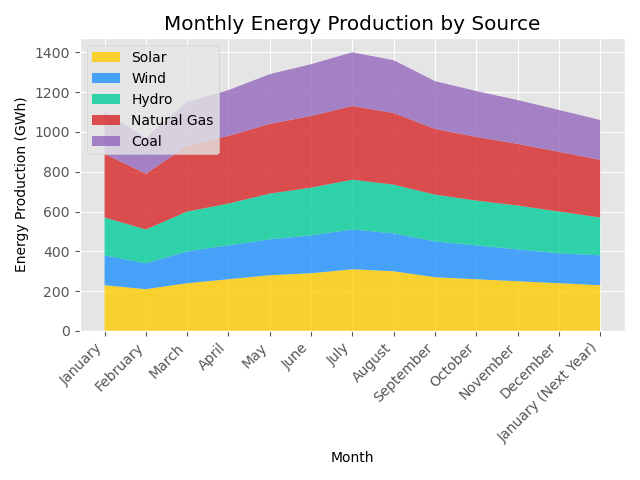

Python code for this plot:

import matplotlib.pyplot as plt

# Provided data
data = [
    {'Month': 'January', 'Solar': 230, 'Wind': 150, 'Hydro': 190, 'Natural Gas': 320, 'Coal': 210},
    {'Month': 'February', 'Solar': 210, 'Wind': 130, 'Hydro': 170, 'Natural Gas': 280, 'Coal': 180},
    {'Month': 'March', 'Solar': 240, 'Wind': 160, 'Hydro': 200, 'Natural Gas': 330, 'Coal': 220},
    {'Month': 'April', 'Solar': 260, 'Wind': 170, 'Hydro': 210, 'Natural Gas': 340, 'Coal': 230},
    {'Month': 'May', 'Solar': 280, 'Wind': 180, 'Hydro': 230, 'Natural Gas': 350, 'Coal': 250},
    {'Month': 'June', 'Solar': 290, 'Wind': 190, 'Hydro': 240, 'Natural Gas': 360, 'Coal': 260},
    {'Month': 'July', 'Solar': 310, 'Wind': 200, 'Hydro': 250, 'Natural Gas': 370, 'Coal': 270},
    {'Month': 'August', 'Solar': 300, 'Wind': 190, 'Hydro': 245, 'Natural Gas': 360, 'Coal': 265},
    {'Month': 'September', 'Solar': 270, 'Wind': 180, 'Hydro': 235, 'Natural Gas': 330, 'Coal': 240},
    {'Month': 'October', 'Solar': 260, 'Wind': 170, 'Hydro': 225, 'Natural Gas': 320, 'Coal': 230},
    {'Month': 'November', 'Solar': 250, 'Wind': 160, 'Hydro': 220, 'Natural Gas': 310, 'Coal': 220},
    {'Month': 'December', 'Solar': 240, 'Wind': 150, 'Hydro': 210, 'Natural Gas': 300, 'Coal': 210},
    {'Month': 'January (Next Year)', 'Solar': 230, 'Wind': 150, 'Hydro': 190, 'Natural Gas': 290, 'Coal': 200}
]

# Prepare the data for plotting
months = [entry['Month'] for entry in data]
solar = [entry['Solar'] for entry in data]
wind = [entry['Wind'] for entry in data]
hydro = [entry['Hydro'] for entry in data]
natural_gas = [entry['Natural Gas'] for entry in data]
coal = [entry['Coal'] for entry in data]

# Plot stacked area chart
plt.stackplot(months, solar, wind, hydro, natural_gas, coal,
              labels=['Solar', 'Wind', 'Hydro', 'Natural Gas', 'Coal'],
              colors=['#ffcc00', '#1e90ff', '#00cc99', '#d62728', '#9467bd'],
              alpha=0.8)

# Customize the plot
plt.xticks(rotation=45, ha="right")
plt.xlabel('Month')
plt.ylabel('Energy Production (GWh)')
plt.title('Monthly Energy Production by Source')
plt.legend(loc='upper left')
plt.tight_layout()  # Adjust the plot to ensure everything fits without overlap

# Show the plot
plt.show()
